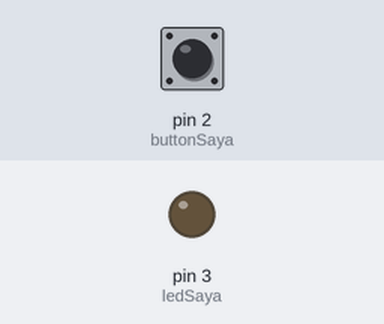
A sketch run on a simulated Arduino Uno, built with avr-gcc and run on an emulated ATmega328P. Shown: output pins drawn as LEDs (lit = HIGH). The inputs (shaded band) are chosen by the test bench; at power-on: pin 2 (buttonSaya) HIGH.

Above: at 1.2 s.
1.3 s: pin 2 (buttonSaya) pulled LOW for 0.15 s
At 1.37 s:
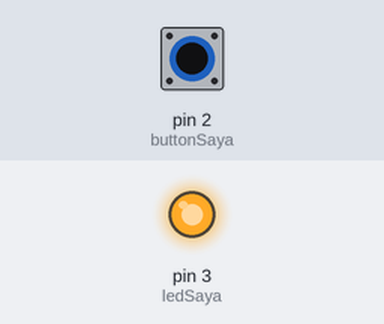
2.9 s: pin 2 (buttonSaya) pulled LOW for 3.2 s
At 6.7 s:
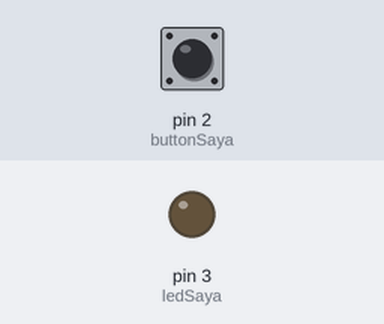
Timing chart, 0 to 8.2 s (numbered marks = the images above; inputs shaded):
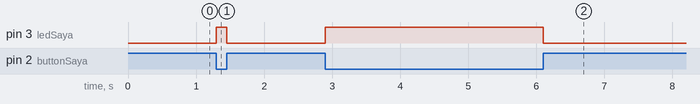

Measured:
- after the input at 1.3 s, pin 3 (ledSaya): LOW → HIGH at once, → LOW 0.15 s later
- after the input at 2.9 s, pin 3 (ledSaya): LOW → HIGH at once, → LOW 3.2 s later

The sketch:

PraktikArduinoLED2.ino
```cpp
const int buttonSaya = 2;
const int ledSaya =  3;
int buttonStatusSaya = 0;

void setup()
{
   pinMode(ledSaya, OUTPUT);
   pinMode(buttonSaya, INPUT);
   digitalWrite(buttonStatusSaya, LOW);
}

void loop()
{
   buttonStatusSaya = digitalRead(buttonSaya);

   if (buttonStatusSaya == LOW)
   {
      digitalWrite(ledSaya, HIGH);
   }
   else
   {
      digitalWrite(ledSaya, LOW);
   }
}
```
